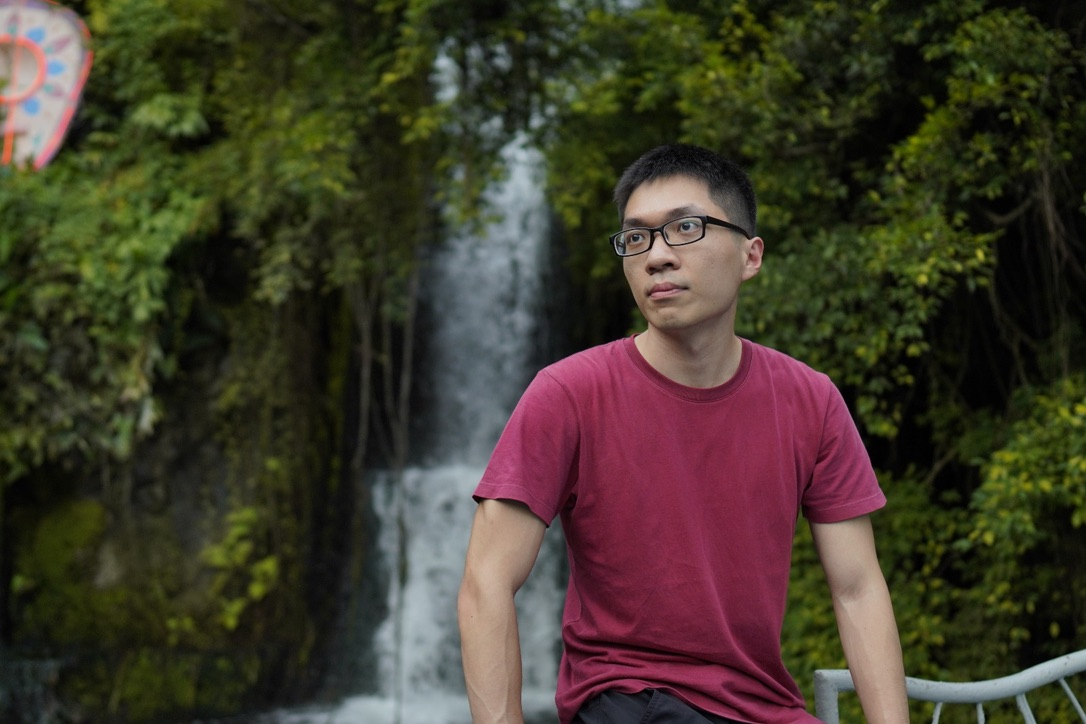
#> input picture opencv/resources/face.jpg, 1086 x 724 px
$ python histogram_computation.py
#> lines starting #> are read from the running program, lines starting #| are printed output that depends on the picture; after the words box and inside, x2 and y2 are one past the last pixel; in counts of white or black regions, pixels touching at a corner belong together
import cv2
import numpy as np
import matplotlib.pyplot as plt

# Visualize the pixel intensity distribution of an image

img = cv2.imread('resources/face.jpg')
#> img is the input picture: shape (724, 1086, 3); mean B, G, R 43.3, 57.8, 64.7

# Include masking to find the historgram of a specific area
blank = np.zeros(img.shape[:2], dtype='uint8')
mask = cv2.circle(blank, (img.shape[1] // 2, img.shape[0] // 2), 100, 255, -1)
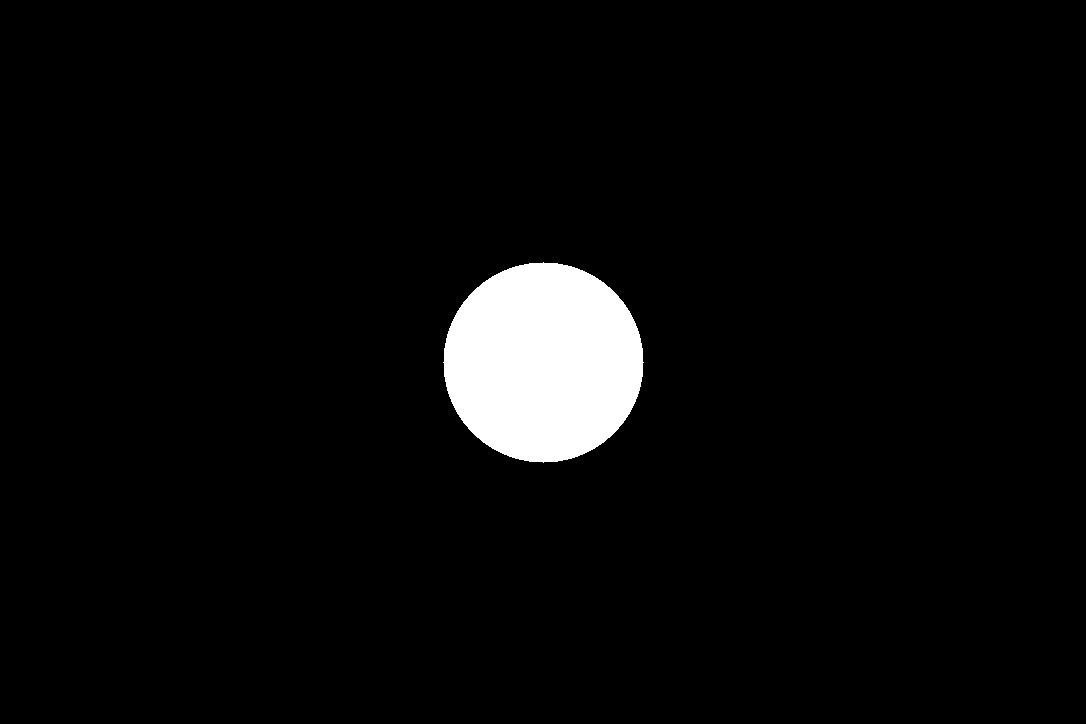
#> blank: shape (724, 1086); 4% white; 1 white region, box (x1, y1, x2, y2) and area: (443, 262, 644, 463) 31417
masked = cv2.bitwise_and(img, img, mask=mask)
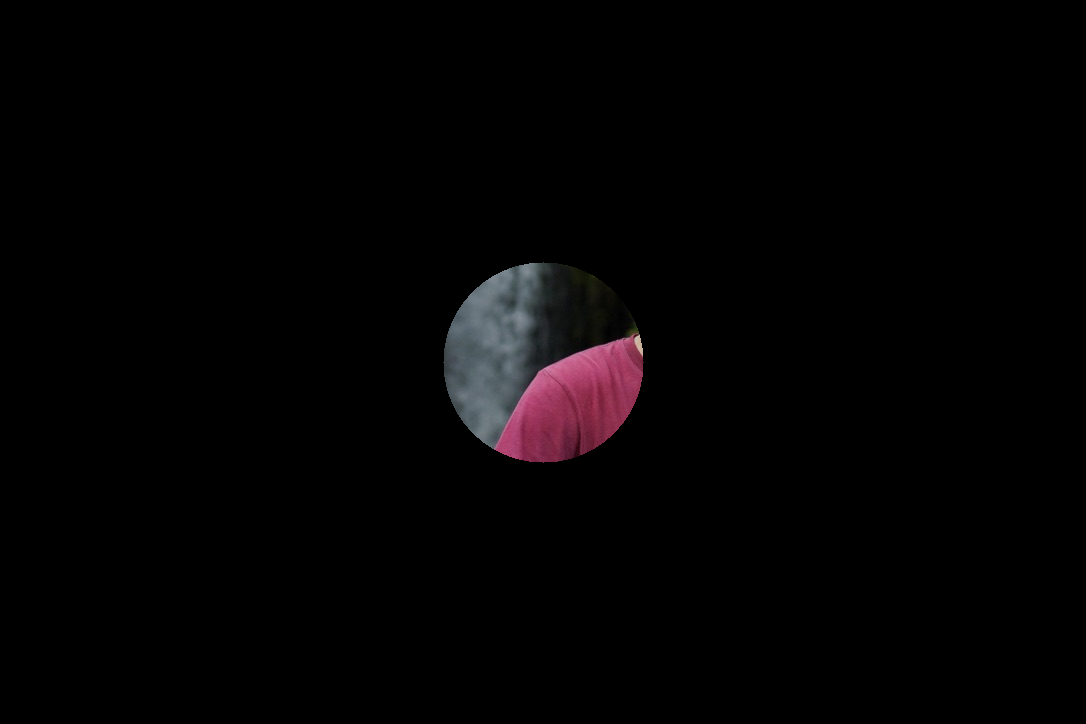
#> masked: shape (724, 1086, 3); mean B, G, R 3.3, 2.7, 3.9

"""
gray = cv2.cvtColor(img, cv2.COLOR_BGR2GRAY)
masked = cv2.bitwise_and(gray, gray, mask=mask)

# Grayscale histogram
# A0: List of images, A1: Channels, A2: Mask (Specific Portion of img), A3: Histogram Size (Number of bins)
gray_hist = cv2.calcHist([gray], [0], mask, [256], [0, 256])

# Using matplotlib to identify the intensity of the pixel distribution
plt.figure()
plt.title('Grayscale Histogram')
plt.xlabel('Bins')
plt.ylabel('# of pixels')
plt.plot(gray_hist)
plt.xlim([0, 256])
plt.show()

cv2.imshow("Gray Masked", masked)
"""

plt.figure()
plt.title('Color Histogram')
plt.xlabel('Bins')
plt.ylabel('# of pixels')

# Color Histogram
colors = ('b', 'g', 'r')
for i, col in enumerate(colors):
    hist = cv2.calcHist([img], [i], None, [256], [0, 256])
    plt.plot(hist, color=col)
    plt.xlim([0, 256])

plt.show()
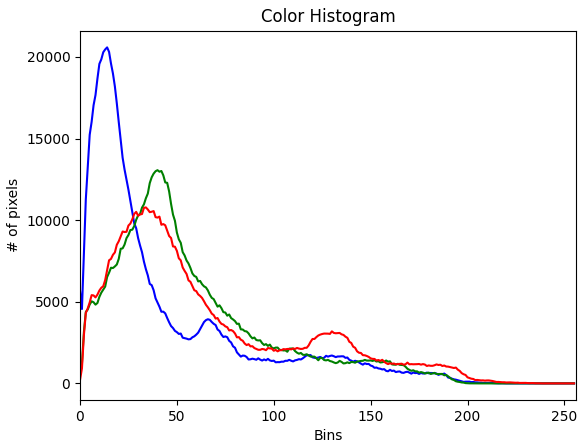
#> figure drawn by matplotlib, 1 panel; curve peaks at x = 14, y = 20587; curve peaks at x = 40, y = 13064; curve peaks at x = 34, y = 10783

cv2.imshow("Masked", masked)
cv2.waitKey(0)
